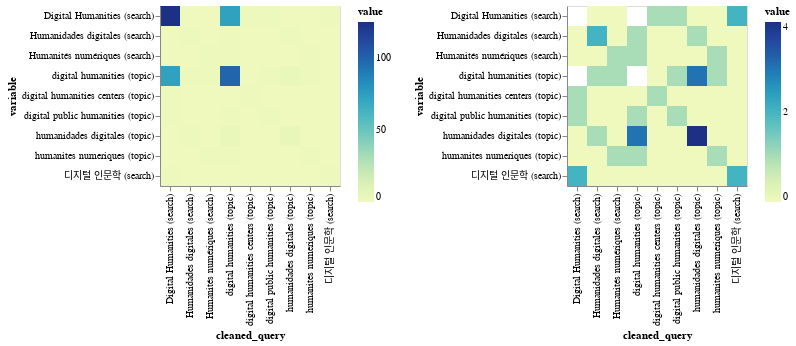

Notebook code cell kept with this figure:
### Code cell
top_results = alt.Chart(melted_df).mark_rect().encode(
    x='cleaned_query',
    y=alt.Y('variable'),
    color='value'
)

rest_results = alt.Chart(melted_df[melted_df.value < 10]).mark_rect().encode(
    x='cleaned_query',
    y=alt.Y('variable'),
    color='value'
)

alt.hconcat(top_results, rest_results).resolve_scale(color='independent')

### Figure 1 — Vega-Lite specification as saved in the notebook (floating-point values rounded to 4 significant figures)
{"$schema": "https://vega.github.io/schema/vega-lite/v4.8.1.json", "config": {"view": {"continuousHeight": 300, "continuousWidth": 400}}, "datasets": {"data-5ec8ba0e1dcc0b381a73707c7c4df464": [{"cleaned_query": "Digital Humanities (search)", "value": 125, "variable": "Digital Humanities (search)"}, {"cleaned_query": "Humanidades digitales (search)", "value": 0, "variable": "Digital Humanities (search)"}, {"cleaned_query": "Humanités numériques (search)", "value": 0, "variable": "Digital Humanities (search)"}, {"cleaned_query": "digital humanities (topic)", "value": 73, "variable": "Digital Humanities (search)"}, {"cleaned_query": "digital humanities centers (topic)", "value": 1, "variable": "Digital Humanities (search)"}, {"cleaned_query": "digital public humanities (topic)", "value": 1, "variable": "Digital Humanities (search)"}, {"cleaned_query": "humanidades digitales (topic)", "value": 0, "variable": "Digital Humanities (search)"}, {"cleaned_query": "humanites numeriques (topic)", "value": 0, "variable": "Digital Humanities (search)"}, {"cleaned_query": "디지털 인문학 (search)", "value": 2, "variable": "Digital Humanities (search)"}, {"cleaned_query": "Digital Humanities (search)", "value": 0, "variable": "Humanidades digitales (search)"}, {"cleaned_query": "Humanidades digitales (search)", "value": 2, "variable": "Humanidades digitales (search)"}, {"cleaned_query": "Humanités numériques (search)", "value": 0, "variable": "Humanidades digitales (search)"}, {"cleaned_query": "digital humanities (topic)", "value": 1, "variable": "Humanidades digitales (search)"}, {"cleaned_query": "digital humanities centers (topic)", "value": 0, "variable": "Humanidades digitales (search)"}, {"cleaned_query": "digital public humanities (topic)", "value": 0, "variable": "Humanidades digitales (search)"}, {"cleaned_query": "humanidades digitales (topic)", "value": 1, "variable": "Humanidades digitales (search)"}, {"cleaned_query": "humanites numeriques (topic)", "value": 0, "variable": "Humanidades digitales (search)"}, {"cleaned_query": "디지털 인문학 (search)", "value": 0, "variable": "Humanidades digitales (search)"}, {"cleaned_query": "Digital Humanities (search)", "value": 0, "variable": "Humanités numériques (search)"}, {"cleaned_query": "Humanidades digitales (search)", "value": 0, "variable": "Humanités numériques (search)"}, {"cleaned_query": "Humanités numériques (search)", "value": 1, "variable": "Humanités numériques (search)"}, {"cleaned_query": "digital humanities (topic)", "value": 1, "variable": "Humanités numériques (search)"}, {"cleaned_query": "digital humanities centers (topic)", "value": 0, "variable": "Humanités numériques (search)"}, {"cleaned_query": "digital public humanities (topic)", "value": 0, "variable": "Humanités numériques (search)"}, {"cleaned_query": "humanidades digitales (topic)", "value": 0, "variable": "Humanités numériques (search)"}, {"cleaned_query": "humanites numeriques (topic)", "value": 1, "variable": "Humanités numériques (search)"}, {"cleaned_query": "디지털 인문학 (search)", "value": 0, "variable": "Humanités numériques (search)"}, {"cleaned_query": "Digital Humanities (search)", "value": 73, "variable": "digital humanities (topic)"}, {"cleaned_query": "Humanidades digitales (search)", "value": 1, "variable": "digital humanities (topic)"}, {"cleaned_query": "Humanités numériques (search)", "value": 1, "variable": "digital humanities (topic)"}, {"cleaned_query": "digital humanities (topic)", "value": 99, "variable": "digital humanities (topic)"}, {"cleaned_query": "digital humanities centers (topic)", "value": 0, "variable": "digital humanities (topic)"}, {"cleaned_query": "digital public humanities (topic)", "value": 1, "variable": "digital humanities (topic)"}, {"cleaned_query": "humanidades digitales (topic)", "value": 3, "variable": "digital humanities (topic)"}, {"cleaned_query": "humanites numeriques (topic)", "value": 1, "variable": "digital humanities (topic)"}, {"cleaned_query": "디지털 인문학 (search)", "value": 0, "variable": "digital humanities (topic)"}, {"cleaned_query": "Digital Humanities (search)", "value": 1, "variable": "digital humanities centers (topic)"}, {"cleaned_query": "Humanidades digitales (search)", "value": 0, "variable": "digital humanities centers (topic)"}, {"cleaned_query": "Humanités numériques (search)", "value": 0, "variable": "digital humanities centers (topic)"}, {"cleaned_query": "digital humanities (topic)", "value": 0, "variable": "digital humanities centers (topic)"}, {"cleaned_query": "digital humanities centers (topic)", "value": 1, "variable": "digital humanities centers (topic)"}, {"cleaned_query": "digital public humanities (topic)", "value": 0, "variable": "digital humanities centers (topic)"}, {"cleaned_query": "humanidades digitales (topic)", "value": 0, "variable": "digital humanities centers (topic)"}, {"cleaned_query": "humanites numeriques (topic)", "value": 0, "variable": "digital humanities centers (topic)"}, {"cleaned_query": "디지털 인문학 (search)", "value": 0, "variable": "digital humanities centers (topic)"}, {"cleaned_query": "Digital Humanities (search)", "value": 1, "variable": "digital public humanities (topic)"}, {"cleaned_query": "Humanidades digitales (search)", "value": 0, "variable": "digital public humanities (topic)"}, {"cleaned_query": "Humanités numériques (search)", "value": 0, "variable": "digital public humanities (topic)"}, {"cleaned_query": "digital humanities (topic)", "value": 1, "variable": "digital public humanities (topic)"}, {"cleaned_query": "digital humanities centers (topic)", "value": 0, "variable": "digital public humanities (topic)"}, {"cleaned_query": "digital public humanities (topic)", "value": 1, "variable": "digital public humanities (topic)"}, {"cleaned_query": "humanidades digitales (topic)", "value": 0, "variable": "digital public humanities (topic)"}, {"cleaned_query": "humanites numeriques (topic)", "value": 0, "variable": "digital public humanities (topic)"}, {"cleaned_query": "디지털 인문학 (search)", "value": 0, "variable": "digital public humanities (topic)"}, {"cleaned_query": "Digital Humanities (search)", "value": 0, "variable": "humanidades digitales (topic)"}, {"cleaned_query": "Humanidades digitales (search)", "value": 1, "variable": "humanidades digitales (topic)"}, {"cleaned_query": "Humanités numériques (search)", "value": 0, "variable": "humanidades digitales (topic)"}, {"cleaned_query": "digital humanities (topic)", "value": 3, "variable": "humanidades digitales (topic)"}, {"cleaned_query": "digital humanities centers (topic)", "value": 0, "variable": "humanidades digitales (topic)"}, {"cleaned_query": "digital public humanities (topic)", "value": 0, "variable": "humanidades digitales (topic)"}, {"cleaned_query": "humanidades digitales (topic)", "value": 4, "variable": "humanidades digitales (topic)"}, {"cleaned_query": "humanites numeriques (topic)", "value": 0, "variable": "humanidades digitales (topic)"}, {"cleaned_query": "디지털 인문학 (search)", "value": 0, "variable": "humanidades digitales (topic)"}, {"cleaned_query": "Digital Humanities (search)", "value": 0, "variable": "humanites numeriques (topic)"}, {"cleaned_query": "Humanidades digitales (search)", "value": 0, "variable": "humanites numeriques (topic)"}, {"cleaned_query": "Humanités numériques (search)", "value": 1, "variable": "humanites numeriques (topic)"}, {"cleaned_query": "digital humanities (topic)", "value": 1, "variable": "humanites numeriques (topic)"}, {"cleaned_query": "digital humanities centers (topic)", "value": 0, "variable": "humanites numeriques (topic)"}, {"cleaned_query": "digital public humanities (topic)", "value": 0, "variable": "humanites numeriques (topic)"}, {"cleaned_query": "humanidades digitales (topic)", "value": 0, "variable": "humanites numeriques (topic)"}, {"cleaned_query": "humanites numeriques (topic)", "value": 1, "variable": "humanites numeriques (topic)"}, {"cleaned_query": "디지털 인문학 (search)", "value": 0, "variable": "humanites numeriques (topic)"}, {"cleaned_query": "Digital Humanities (search)", "value": 2, "variable": "디지털 인문학 (search)"}, {"cleaned_query": "Humanidades digitales (search)", "value": 0, "variable": "디지털 인문학 (search)"}, {"cleaned_query": "Humanités numériques (search)", "value": 0, "variable": "디지털 인문학 (search)"}, {"cleaned_query": "digital humanities (topic)", "value": 0, "variable": "디지털 인문학 (search)"}, {"cleaned_query": "digital humanities centers (topic)", "value": 0, "variable": "디지털 인문학 (search)"}, {"cleaned_query": "digital public humanities (topic)", "value": 0, "variable": "디지털 인문학 (search)"}, {"cleaned_query": "humanidades digitales (topic)", "value": 0, "variable": "디지털 인문학 (search)"}, {"cleaned_query": "humanites numeriques (topic)", "value": 0, "variable": "디지털 인문학 (search)"}, {"cleaned_query": "디지털 인문학 (search)", "value": 2, "variable": "디지털 인문학 (search)"}], "data-ec4736e0cacc988a58a5f109a46b4a1f": [{"cleaned_query": "Humanidades digitales (search)", "value": 0, "variable": "Digital Humanities (search)"}, {"cleaned_query": "Humanités numériques (search)", "value": 0, "variable": "Digital Humanities (search)"}, {"cleaned_query": "digital humanities centers (topic)", "value": 1, "variable": "Digital Humanities (search)"}, {"cleaned_query": "digital public humanities (topic)", "value": 1, "variable": "Digital Humanities (search)"}, {"cleaned_query": "humanidades digitales (topic)", "value": 0, "variable": "Digital Humanities (search)"}, {"cleaned_query": "humanites numeriques (topic)", "value": 0, "variable": "Digital Humanities (search)"}, {"cleaned_query": "디지털 인문학 (search)", "value": 2, "variable": "Digital Humanities (search)"}, {"cleaned_query": "Digital Humanities (search)", "value": 0, "variable": "Humanidades digitales (search)"}, {"cleaned_query": "Humanidades digitales (search)", "value": 2, "variable": "Humanidades digitales (search)"}, {"cleaned_query": "Humanités numériques (search)", "value": 0, "variable": "Humanidades digitales (search)"}, {"cleaned_query": "digital humanities (topic)", "value": 1, "variable": "Humanidades digitales (search)"}, {"cleaned_query": "digital humanities centers (topic)", "value": 0, "variable": "Humanidades digitales (search)"}, {"cleaned_query": "digital public humanities (topic)", "value": 0, "variable": "Humanidades digitales (search)"}, {"cleaned_query": "humanidades digitales (topic)", "value": 1, "variable": "Humanidades digitales (search)"}, {"cleaned_query": "humanites numeriques (topic)", "value": 0, "variable": "Humanidades digitales (search)"}, {"cleaned_query": "디지털 인문학 (search)", "value": 0, "variable": "Humanidades digitales (search)"}, {"cleaned_query": "Digital Humanities (search)", "value": 0, "variable": "Humanités numériques (search)"}, {"cleaned_query": "Humanidades digitales (search)", "value": 0, "variable": "Humanités numériques (search)"}, {"cleaned_query": "Humanités numériques (search)", "value": 1, "variable": "Humanités numériques (search)"}, {"cleaned_query": "digital humanities (topic)", "value": 1, "variable": "Humanités numériques (search)"}, {"cleaned_query": "digital humanities centers (topic)", "value": 0, "variable": "Humanités numériques (search)"}, {"cleaned_query": "digital public humanities (topic)", "value": 0, "variable": "Humanités numériques (search)"}, {"cleaned_query": "humanidades digitales (topic)", "value": 0, "variable": "Humanités numériques (search)"}, {"cleaned_query": "humanites numeriques (topic)", "value": 1, "variable": "Humanités numériques (search)"}, {"cleaned_query": "디지털 인문학 (search)", "value": 0, "variable": "Humanités numériques (search)"}, {"cleaned_query": "Humanidades digitales (search)", "value": 1, "variable": "digital humanities (topic)"}, {"cleaned_query": "Humanités numériques (search)", "value": 1, "variable": "digital humanities (topic)"}, {"cleaned_query": "digital humanities centers (topic)", "value": 0, "variable": "digital humanities (topic)"}, {"cleaned_query": "digital public humanities (topic)", "value": 1, "variable": "digital humanities (topic)"}, {"cleaned_query": "humanidades digitales (topic)", "value": 3, "variable": "digital humanities (topic)"}, {"cleaned_query": "humanites numeriques (topic)", "value": 1, "variable": "digital humanities (topic)"}, {"cleaned_query": "디지털 인문학 (search)", "value": 0, "variable": "digital humanities (topic)"}, {"cleaned_query": "Digital Humanities (search)", "value": 1, "variable": "digital humanities centers (topic)"}, {"cleaned_query": "Humanidades digitales (search)", "value": 0, "variable": "digital humanities centers (topic)"}, {"cleaned_query": "Humanités numériques (search)", "value": 0, "variable": "digital humanities centers (topic)"}, {"cleaned_query": "digital humanities (topic)", "value": 0, "variable": "digital humanities centers (topic)"}, {"cleaned_query": "digital humanities centers (topic)", "value": 1, "variable": "digital humanities centers (topic)"}, {"cleaned_query": "digital public humanities (topic)", "value": 0, "variable": "digital humanities centers (topic)"}, {"cleaned_query": "humanidades digitales (topic)", "value": 0, "variable": "digital humanities centers (topic)"}, {"cleaned_query": "humanites numeriques (topic)", "value": 0, "variable": "digital humanities centers (topic)"}, {"cleaned_query": "디지털 인문학 (search)", "value": 0, "variable": "digital humanities centers (topic)"}, {"cleaned_query": "Digital Humanities (search)", "value": 1, "variable": "digital public humanities (topic)"}, {"cleaned_query": "Humanidades digitales (search)", "value": 0, "variable": "digital public humanities (topic)"}, {"cleaned_query": "Humanités numériques (search)", "value": 0, "variable": "digital public humanities (topic)"}, {"cleaned_query": "digital humanities (topic)", "value": 1, "variable": "digital public humanities (topic)"}, {"cleaned_query": "digital humanities centers (topic)", "value": 0, "variable": "digital public humanities (topic)"}, {"cleaned_query": "digital public humanities (topic)", "value": 1, "variable": "digital public humanities (topic)"}, {"cleaned_query": "humanidades digitales (topic)", "value": 0, "variable": "digital public humanities (topic)"}, {"cleaned_query": "humanites numeriques (topic)", "value": 0, "variable": "digital public humanities (topic)"}, {"cleaned_query": "디지털 인문학 (search)", "value": 0, "variable": "digital public humanities (topic)"}, {"cleaned_query": "Digital Humanities (search)", "value": 0, "variable": "humanidades digitales (topic)"}, {"cleaned_query": "Humanidades digitales (search)", "value": 1, "variable": "humanidades digitales (topic)"}, {"cleaned_query": "Humanités numériques (search)", "value": 0, "variable": "humanidades digitales (topic)"}, {"cleaned_query": "digital humanities (topic)", "value": 3, "variable": "humanidades digitales (topic)"}, {"cleaned_query": "digital humanities centers (topic)", "value": 0, "variable": "humanidades digitales (topic)"}, {"cleaned_query": "digital public humanities (topic)", "value": 0, "variable": "humanidades digitales (topic)"}, {"cleaned_query": "humanidades digitales (topic)", "value": 4, "variable": "humanidades digitales (topic)"}, {"cleaned_query": "humanites numeriques (topic)", "value": 0, "variable": "humanidades digitales (topic)"}, {"cleaned_query": "디지털 인문학 (search)", "value": 0, "variable": "humanidades digitales (topic)"}, {"cleaned_query": "Digital Humanities (search)", "value": 0, "variable": "humanites numeriques (topic)"}, {"cleaned_query": "Humanidades digitales (search)", "value": 0, "variable": "humanites numeriques (topic)"}, {"cleaned_query": "Humanités numériques (search)", "value": 1, "variable": "humanites numeriques (topic)"}, {"cleaned_query": "digital humanities (topic)", "value": 1, "variable": "humanites numeriques (topic)"}, {"cleaned_query": "digital humanities centers (topic)", "value": 0, "variable": "humanites numeriques (topic)"}, {"cleaned_query": "digital public humanities (topic)", "value": 0, "variable": "humanites numeriques (topic)"}, {"cleaned_query": "humanidades digitales (topic)", "value": 0, "variable": "humanites numeriques (topic)"}, {"cleaned_query": "humanites numeriques (topic)", "value": 1, "variable": "humanites numeriques (topic)"}, {"cleaned_query": "디지털 인문학 (search)", "value": 0, "variable": "humanites numeriques (topic)"}, {"cleaned_query": "Digital Humanities (search)", "value": 2, "variable": "디지털 인문학 (search)"}, {"cleaned_query": "Humanidades digitales (search)", "value": 0, "variable": "디지털 인문학 (search)"}, {"cleaned_query": "Humanités numériques (search)", "value": 0, "variable": "디지털 인문학 (search)"}, {"cleaned_query": "digital humanities (topic)", "value": 0, "variable": "디지털 인문학 (search)"}, {"cleaned_query": "digital humanities centers (topic)", "value": 0, "variable": "디지털 인문학 (search)"}, {"cleaned_query": "digital public humanities (topic)", "value": 0, "variable": "디지털 인문학 (search)"}, {"cleaned_query": "humanidades digitales (topic)", "value": 0, "variable": "디지털 인문학 (search)"}, {"cleaned_query": "humanites numeriques (topic)", "value": 0, "variable": "디지털 인문학 (search)"}, {"cleaned_query": "디지털 인문학 (search)", "value": 2, "variable": "디지털 인문학 (search)"}]}, "hconcat": [{"data": {"name": "data-5ec8ba0e1dcc0b381a73707c7c4df464"}, "encoding": {"color": {"field": "value", "type": "quantitative"}, "x": {"field": "cleaned_query", "type": "nominal"}, "y": {"field": "variable", "type": "nominal"}}, "mark": "rect"}, {"data": {"name": "data-ec4736e0cacc988a58a5f109a46b4a1f"}, "encoding": {"color": {"field": "value", "type": "quantitative"}, "x": {"field": "cleaned_query", "type": "nominal"}, "y": {"field": "variable", "type": "nominal"}}, "mark": "rect"}], "resolve": {"scale": {"color": "independent"}}}
